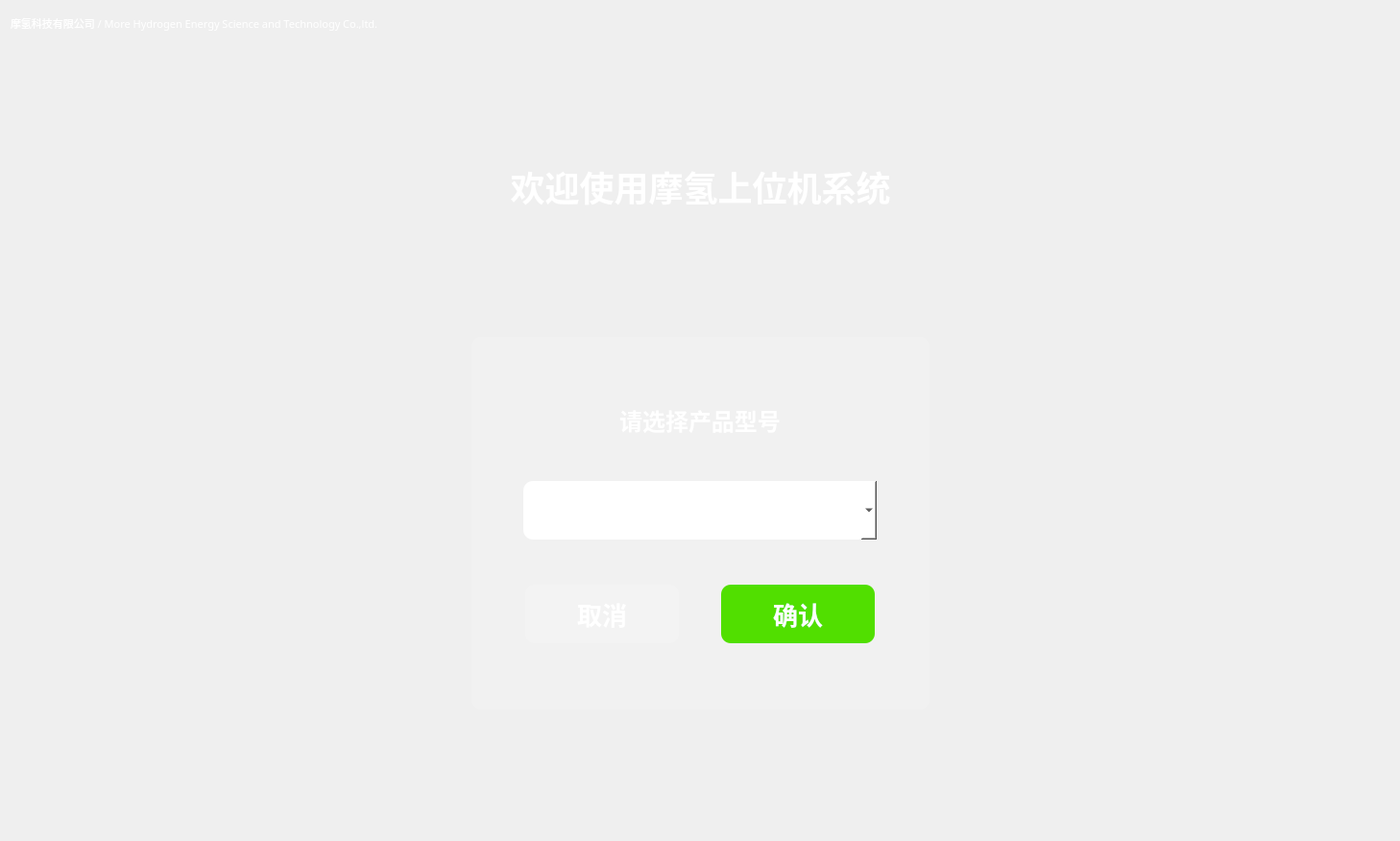
<?xml version="1.0" encoding="UTF-8"?>
<ui version="4.0">
 <class>ModelSelector</class>
 <widget class="QWidget" name="ModelSelector">
  <property name="geometry">
   <rect>
    <x>0</x>
    <y>0</y>
    <width>1458</width>
    <height>876</height>
   </rect>
  </property>
  <property name="windowTitle">
   <string>类型选择</string>
  </property>
  <property name="windowIcon">
   <iconset resource="../Images/images.qrc">
    <normaloff>:/logo_2x.png</normaloff>:/logo_2x.png</iconset>
  </property>
  <property name="styleSheet">
   <string notr="true">#ModelSelector{border-image: url(:/model_background.png);}</string>
  </property>
  <layout class="QGridLayout" name="gridLayout">
   <item row="1" column="0">
    <layout class="QHBoxLayout" name="horizontalLayout_2">
     <item>
      <spacer name="horizontalSpacer">
       <property name="orientation">
        <enum>Qt::Horizontal</enum>
       </property>
       <property name="sizeHint" stdset="0">
        <size>
         <width>40</width>
         <height>20</height>
        </size>
       </property>
      </spacer>
     </item>
     <item>
      <layout class="QVBoxLayout" name="verticalLayout_2">
       <item>
        <spacer name="verticalSpacer_3">
         <property name="orientation">
          <enum>Qt::Vertical</enum>
         </property>
         <property name="sizeHint" stdset="0">
          <size>
           <width>20</width>
           <height>40</height>
          </size>
         </property>
        </spacer>
       </item>
       <item>
        <widget class="QLabel" name="label_2">
         <property name="minimumSize">
          <size>
           <width>477</width>
           <height>50</height>
          </size>
         </property>
         <property name="maximumSize">
          <size>
           <width>477</width>
           <height>50</height>
          </size>
         </property>
         <property name="font">
          <font>
           <family>PingFang SC</family>
           <pointsize>-1</pointsize>
           <weight>62</weight>
           <bold>true</bold>
          </font>
         </property>
         <property name="styleSheet">
          <string notr="true">font-family:PingFang SC;
font-size:36px;
line-height:50px;
font-weight:500;
color:rgba(255,255,255,1)</string>
         </property>
         <property name="text">
          <string>欢迎使用摩氢上位机系统</string>
         </property>
         <property name="textFormat">
          <enum>Qt::AutoText</enum>
         </property>
         <property name="alignment">
          <set>Qt::AlignCenter</set>
         </property>
        </widget>
       </item>
       <item>
        <spacer name="verticalSpacer">
         <property name="orientation">
          <enum>Qt::Vertical</enum>
         </property>
         <property name="sizeHint" stdset="0">
          <size>
           <width>20</width>
           <height>40</height>
          </size>
         </property>
        </spacer>
       </item>
       <item>
        <widget class="QFrame" name="model_selector">
         <property name="sizePolicy">
          <sizepolicy hsizetype="Preferred" vsizetype="Preferred">
           <horstretch>0</horstretch>
           <verstretch>0</verstretch>
          </sizepolicy>
         </property>
         <property name="minimumSize">
          <size>
           <width>477</width>
           <height>388</height>
          </size>
         </property>
         <property name="maximumSize">
          <size>
           <width>477</width>
           <height>388</height>
          </size>
         </property>
         <property name="styleSheet">
          <string notr="true">background:rgba(255,255,255,38.25);
opacity:0.15;
border-radius:10px;</string>
         </property>
         <layout class="QVBoxLayout" name="verticalLayout">
          <property name="spacing">
           <number>42</number>
          </property>
          <property name="leftMargin">
           <number>54</number>
          </property>
          <property name="topMargin">
           <number>65</number>
          </property>
          <property name="rightMargin">
           <number>55</number>
          </property>
          <property name="bottomMargin">
           <number>62</number>
          </property>
          <item>
           <widget class="QLabel" name="label_3">
            <property name="minimumSize">
             <size>
              <width>368</width>
              <height>33</height>
             </size>
            </property>
            <property name="maximumSize">
             <size>
              <width>368</width>
              <height>33</height>
             </size>
            </property>
            <property name="font">
             <font>
              <family>PingFang SC</family>
              <pointsize>-1</pointsize>
              <weight>62</weight>
              <bold>true</bold>
             </font>
            </property>
            <property name="styleSheet">
             <string notr="true">background-color: rgba(255, 255, 255, 0);
font-size:24px;
font-family:PingFang SC;
font-weight:500;
line-height:33px;
color:rgba(255,255,255,1);</string>
            </property>
            <property name="text">
             <string>请选择产品型号</string>
            </property>
            <property name="alignment">
             <set>Qt::AlignCenter</set>
            </property>
           </widget>
          </item>
          <item>
           <widget class="QComboBox" name="model_combobox">
            <property name="sizePolicy">
             <sizepolicy hsizetype="Preferred" vsizetype="Fixed">
              <horstretch>0</horstretch>
              <verstretch>0</verstretch>
             </sizepolicy>
            </property>
            <property name="minimumSize">
             <size>
              <width>368</width>
              <height>61</height>
             </size>
            </property>
            <property name="maximumSize">
             <size>
              <width>368</width>
              <height>61</height>
             </size>
            </property>
            <property name="font">
             <font>
              <family>思源黑体 CN Light</family>
              <pointsize>18</pointsize>
             </font>
            </property>
            <property name="styleSheet">
             <string notr="true">background:rgba(255,255,255,1);
opacity:0.15;
border-radius:10px;</string>
            </property>
           </widget>
          </item>
          <item>
           <layout class="QHBoxLayout" name="horizontalLayout">
            <item>
             <widget class="QPushButton" name="model_cancel">
              <property name="minimumSize">
               <size>
                <width>160</width>
                <height>61</height>
               </size>
              </property>
              <property name="maximumSize">
               <size>
                <width>160</width>
                <height>61</height>
               </size>
              </property>
              <property name="styleSheet">
               <string notr="true">font-size:26px;
font-family:PingFang SC;
font-weight:500;
line-height:37px;
color:rgba(255,255,255,1);</string>
              </property>
              <property name="text">
               <string>取消</string>
              </property>
             </widget>
            </item>
            <item>
             <widget class="QPushButton" name="model_confirm">
              <property name="minimumSize">
               <size>
                <width>160</width>
                <height>61</height>
               </size>
              </property>
              <property name="maximumSize">
               <size>
                <width>160</width>
                <height>61</height>
               </size>
              </property>
              <property name="styleSheet">
               <string notr="true">background-color:rgba(81,223,0,1);
font-size:26px;
font-family:PingFang SC;
font-weight:500;
line-height:37px;
color:rgba(255,255,255,1);</string>
              </property>
              <property name="text">
               <string>确认</string>
              </property>
             </widget>
            </item>
           </layout>
          </item>
         </layout>
        </widget>
       </item>
       <item>
        <spacer name="verticalSpacer_2">
         <property name="orientation">
          <enum>Qt::Vertical</enum>
         </property>
         <property name="sizeHint" stdset="0">
          <size>
           <width>20</width>
           <height>40</height>
          </size>
         </property>
        </spacer>
       </item>
      </layout>
     </item>
     <item>
      <spacer name="horizontalSpacer_2">
       <property name="orientation">
        <enum>Qt::Horizontal</enum>
       </property>
       <property name="sizeHint" stdset="0">
        <size>
         <width>40</width>
         <height>20</height>
        </size>
       </property>
      </spacer>
     </item>
    </layout>
   </item>
   <item row="0" column="0">
    <widget class="QLabel" name="label">
     <property name="sizePolicy">
      <sizepolicy hsizetype="Fixed" vsizetype="Fixed">
       <horstretch>0</horstretch>
       <verstretch>0</verstretch>
      </sizepolicy>
     </property>
     <property name="minimumSize">
      <size>
       <width>578</width>
       <height>26</height>
      </size>
     </property>
     <property name="maximumSize">
      <size>
       <width>578</width>
       <height>26</height>
      </size>
     </property>
     <property name="font">
      <font>
       <family>Microsoft YaHei</family>
       <pointsize>8</pointsize>
      </font>
     </property>
     <property name="styleSheet">
      <string notr="true">color: rgba(255, 255, 255, 1);</string>
     </property>
     <property name="text">
      <string>摩氢科技有限公司 / More Hydrogen Energy Science and Technology Co.,ltd.</string>
     </property>
    </widget>
   </item>
  </layout>
 </widget>
 <resources>
  <include location="../Images/images.qrc"/>
 </resources>
 <connections/>
</ui>
